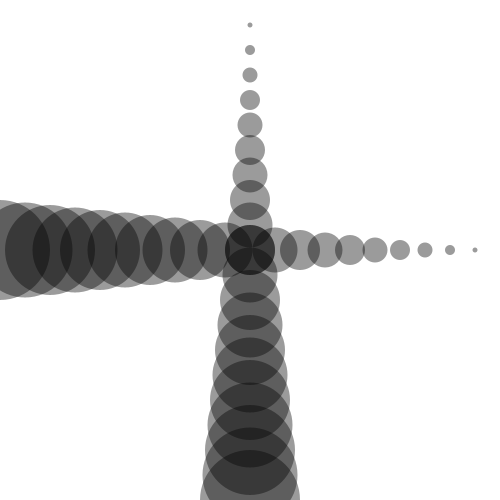
Frame 1 (no input)
Frame 60 (the mouse pressed at the canvas centre just before this capture): identical to frame 1, image omitted
Frame 120 (the mouse held since frame 60 and released just before this capture): identical to frame 1, image omitted

The Processing sketch that drew this single still picture (run headless with seeded random() and noise(); from frame 60 on, the mouse is pressed at the canvas centre):

// Processing sketch: processing_66372
// ── processing_66372.pde

int[] iValues = new int[21];
int ballSize;
boolean tannaz;
int bootcamp;

void setup(){
  
  bootcamp = 0;
  tannaz = false;
  noStroke();
  
  size (500, 500);
  for (int i=0; i < 21; i= i + 1){
    
  iValues[i] = i*25;
  
  }
  
}



void draw() {

  background (255);
  smooth();
  
for (int j = 0; j < 21; j = j+1){ 
  
    ballSize = iValues[j];  
  
    fill (0, bootcamp , 0, 100);
    ellipse(250, ballSize, ballSize/5, ballSize/5);
    
    fill (0, 0, bootcamp, 100);
    ellipse(ballSize, 250, (500-ballSize)/5, (500-ballSize)/5); 
}
}

void mouseClicked () {

if (tannaz == false) {
tannaz = true;
bootcamp = 255;

} else {
  
  tannaz=false;
  bootcamp = 0;

}
}
